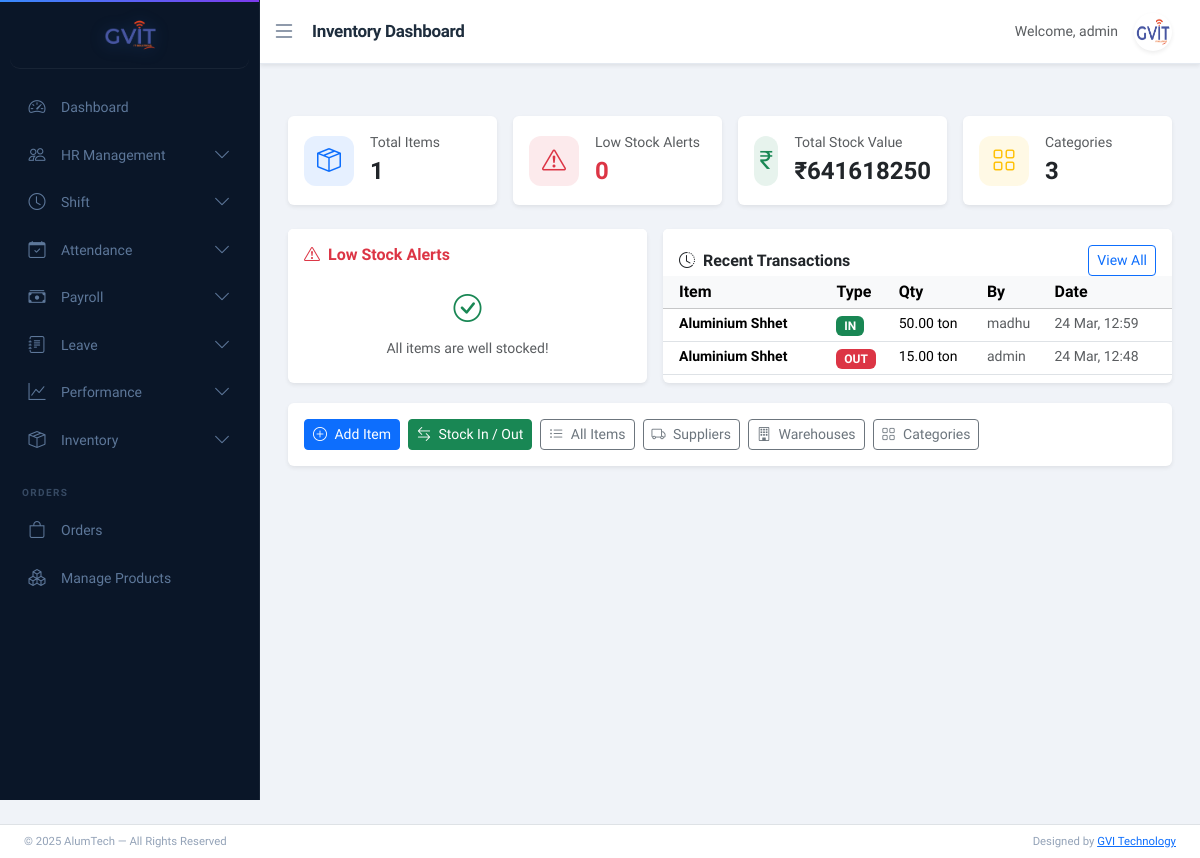
The page /inventory/ (signed in) on the database as committed earlier.
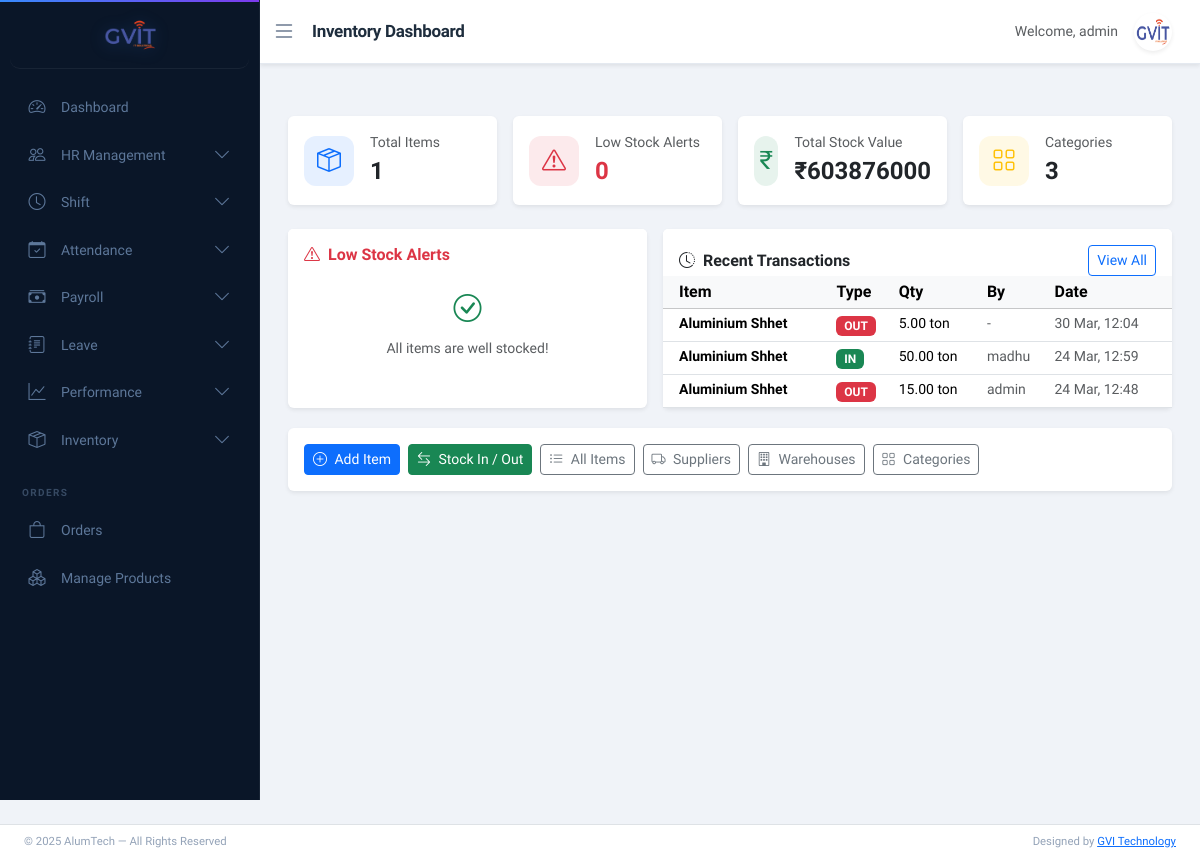
The same page on the database as committed later.
### inventory/models.py (models this page shows, shortened)
class StockTransaction(models.Model):
    TRANSACTION_TYPES = [
        ('IN', 'Stock In'),
        ('OUT', 'Stock Out'),
        ('ADJUST', 'Adjustment'),
    ]
    item = models.ForeignKey(Item, on_delete=models.CASCADE, related_name='transactions')
    transaction_type = models.CharField(max_length=10, choices=TRANSACTION_TYPES)
    quantity = models.DecimalField(max_digits=12, decimal_places=2)
    batch_number = models.CharField(max_length=100, blank=True)
    reference_number = models.CharField(max_length=100, blank=True)
    purchase_price = models.DecimalField(max_digits=12, decimal_places=2, default=0)
    notes = models.TextField(blank=True)
    transaction_date = models.DateTimeField(default=timezone.now)
    created_by = models.ForeignKey(User, on_delete=models.SET_NULL, null=True)
    created_at = models.DateTimeField(auto_now_add=True)

class Item(models.Model):
    UNIT_CHOICES = [
        ('kg', 'Kilogram (kg)'),
        ('ton', 'Ton'),
        ('pcs', 'Pieces (pcs)'),
        ('mtr', 'Meters (mtr)'),
        ('ltr', 'Litre (ltr)'),
        ('box', 'Box'),
    ]
    name = models.CharField(max_length=200)
    item_code = models.CharField(max_length=50, unique=True)
    category = models.ForeignKey(Category, on_delete=models.SET_NULL, null=True)
    supplier = models.ForeignKey(Supplier, on_delete=models.SET_NULL, null=True, blank=True)
    warehouse = models.ForeignKey(Warehouse, on_delete=models.SET_NULL, null=True, blank=True)
    unit = models.CharField(max_length=10, choices=UNIT_CHOICES, default='pcs')
    purchase_price = models.DecimalField(max_digits=12, decimal_places=2, default=0)
    current_stock = models.DecimalField(max_digits=12, decimal_places=2, default=0)
    low_stock_threshold = models.DecimalField(max_digits=12, decimal_places=2, default=10)
    description = models.TextField(blank=True)
    is_active = models.BooleanField(default=True)
    created_at = models.DateTimeField(auto_now_add=True)
    @property
    def is_low_stock(self):
        return self.current_stock <= self.low_stock_threshold
    @property
    def stock_value(self):
        return self.current_stock * self.purchase_price

### inventory/views.py (the view)
# urls.py: path('', views.inventory_dashboard, name='inventory_dashboard'),
@login_required
@user_passes_test(inventory_access)
def inventory_dashboard(request):
    base_template = 'base_dashboard.html' if request.user.is_superuser else 'base_store.html'
    all_active_items = Item.objects.filter(is_active=True).select_related('category')
    total_items = all_active_items.count()
    low_stock_items_list = [i for i in all_active_items if i.is_low_stock]
    low_stock_count = len(low_stock_items_list)
    total_stock_value = sum(i.stock_value for i in all_active_items)
    recent_transactions = StockTransaction.objects.select_related('item', 'created_by').order_by('-created_at')[:10]
    categories = Category.objects.all()
    category_data = []
    for cat in categories:
        count = all_active_items.filter(category=cat).count()
        category_data.append({'name': cat.name, 'count': count, 'type': cat.category_type})
    context = {
        'base_template': base_template,
        'total_items': total_items,
        'low_stock_count': low_stock_count,
        'total_stock_value': total_stock_value,
        'recent_transactions': recent_transactions,
        'category_data': category_data,
        'low_stock_items': low_stock_items_list,
    }
    return render(request, 'inventory/dashboard.html', context)

### inventory/views.py (called while the page is built)
def inventory_access(user):
    return user.is_superuser or is_admin_or_store_manager(user)

### inventory/templates/inventory/dashboard.html (shortened to what the changed rows need)
{% extends base_template %}
{% block content %}
<div class="row g-3 mb-4">
    <div class="col-md-3">
        <div class="card border-0 shadow-sm h-100">
            <div class="card-body d-flex align-items-center gap-3">
                <div>
                    <div class="text-muted small">Total Stock Value</div>
                    <div class="fw-bold fs-4">₹{{ total_stock_value|floatformat:0 }}</div>
                </div>
            </div>
        </div>
    </div>
</div>
<div class="row g-3">
    <div class="col-md-7">
        <div class="card border-0 shadow-sm h-100">
            <div class="card-body p-0">
                <div class="table-responsive">
                    <table class="table table-sm table-hover mb-0">
                        <thead class="table-light">
                            <tr>
                                <th class="ps-3">Item</th>
                                <th>Type</th>
                                <th>Qty</th>
                                <th>By</th>
                                <th>Date</th>
                            </tr>
                        </thead>
                        <tbody>
                            {% for txn in recent_transactions %}
                            <tr>
                                <td class="ps-3 small fw-semibold">{{ txn.item.name }}</td>
                                <td>
                                    {% if txn.transaction_type == 'IN' %}
                                    <span class="badge bg-success">IN</span>
                                    {% elif txn.transaction_type == 'OUT' %}
                                    <span class="badge bg-danger">OUT</span>
                                    {% else %}
                                    <span class="badge bg-warning text-dark">ADJ</span>
                                    {% endif %}
                                </td>
                                <td class="small">{{ txn.quantity }} {{ txn.item.unit }}</td>
                                <td class="small text-muted">{{ txn.created_by.username|default:"-" }}</td>
                                <td class="small text-muted">{{ txn.created_at|date:"d M, H:i" }}</td>
                            </tr>
                            {% empty %}
                            <tr><td colspan="5" class="text-center text-muted py-3">No transactions yet</td></tr>
                            {% endfor %}
                        </tbody>
                    </table>
                </div>
            </div>
        </div>
    </div>
</div>
{% endblock %}

Rows that differ between the two databases and show on the page:
added StockTransaction: item.name "Aluminium Shhet", transaction_type "OUT", quantity "5.00", item.unit "ton", created_by.username "-", created_at "30 Mar, 12:04"
Other text that changed with them:
{{ total_stock_value|floatformat:0 }}: "641618250" → "603876000"
